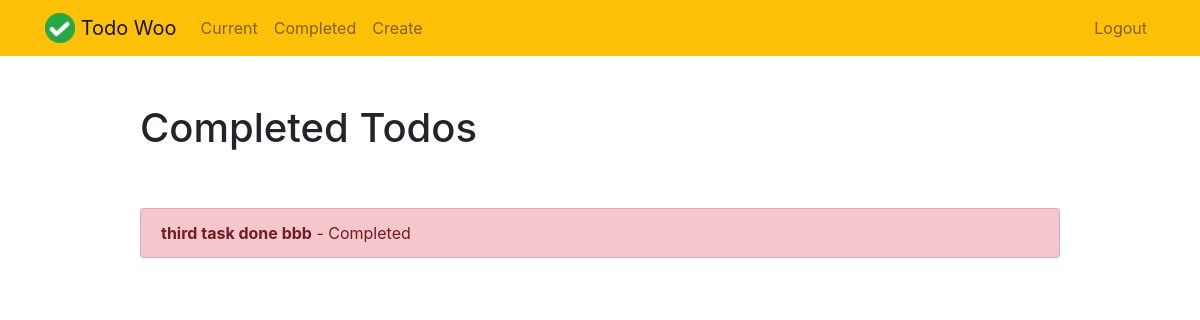
Before: /completed/ (signed in) with the older database file.
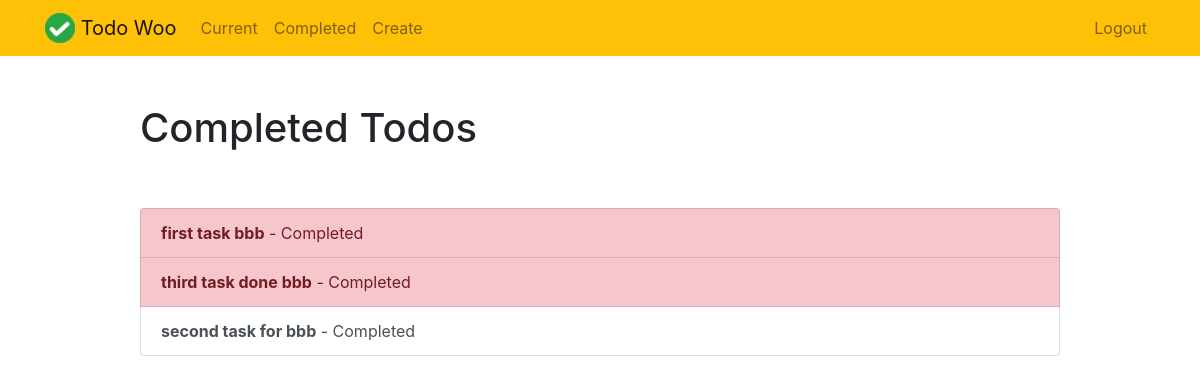
After: the same page with the newer database file.
### todo/models.py (models this page shows, shortened)
class Todo(models.Model):
    title = models.CharField(max_length=100)
    memo = models.TextField(blank=True)
    created= models.DateTimeField(auto_now_add=True)
    dateCompleted= models.DateTimeField(null=True, blank=True)
    important= models.BooleanField(default=False)
    user= models.ForeignKey(User,on_delete=models.CASCADE)

### todo/views.py (the view)
# urls.py: path('completed/',views.completedtodos, name='completedtodos'),
@login_required
def completedtodos(request):
    todos = Todo.objects.filter(user = request.user, dateCompleted__isnull=False).order_by('-dateCompleted')
    return render(request,'todo/completedtodos.html',{'todos':todos})

### todo/templates/todo/completedtodos.html
{% extends "todo/base.html" %}
{% block content %}
    <div class="row justify-content-center mt-5">
        <div class="col-md-10">
            <h1>Completed Todos</h1>
        </div>
    </div>
    <div class="row justify-content-center mt-5">
        <div class="col-md-10">
            <div class="list-group">
                {% for todo in todos %}
                    <a href="{% url 'viewtodo' todo.id %}" class="list-group-item list-group-item-action{% if todo.important %} list-group-item-danger{% endif %}"><b>{{ todo.title }}</b> - Completed {{ todo.datecompleted|date:'M j Y H:i' }}</a>
                {% endfor %}
            </div>
        </div>
    </div>
{% endblock %}

Changed rows visible on the page:
now on this page (row edited): Todo: title "first task bbb"
now on this page (row edited): Todo: title "second task for bbb", important False (drawn)
